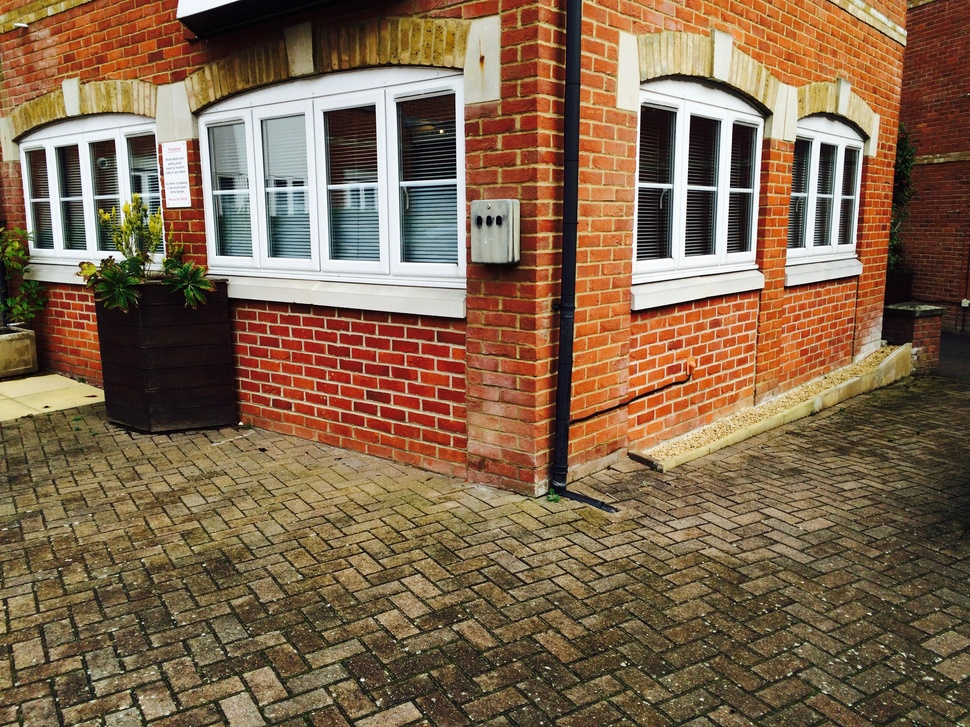
#> input picture images/jpg/walls-l.jpg, 970 x 727 px, shrunk from 3264 x 2448 before the run, found by its file name
$ python 04_harrisCorner.py
#> lines starting #> are read from the running program, lines starting #| are printed output that depends on the picture; after the words box and inside, x2 and y2 are one past the last pixel; in counts of white or black regions, pixels touching at a corner belong together
from PIL import Image
import numpy as np
import matplotlib.pyplot as plt
import math
import scipy.ndimage as snd
from scipy.ndimage import measurements,morphology

def maxmin_norm(I):
    min_image = min(I.flatten())
    Inorm = I-min_image
    max_image = max(Inorm.flatten())
    Inorm = Inorm/max_image
    Inorm = Inorm*255
    return Inorm

im = np.array(Image.open('./images/jpg/walls-l.jpg').convert('L'))
im = np.float32(im)
im = snd.filters.gaussian_filter(im,3)
sy = snd.filters.sobel(im, axis=0, mode='constant')
sx = snd.filters.sobel(im, axis=1, mode='constant')
B1 = np.power(sy,2)
A1 = np.power(sx,2)
C1 = np.multiply(sx,sy)
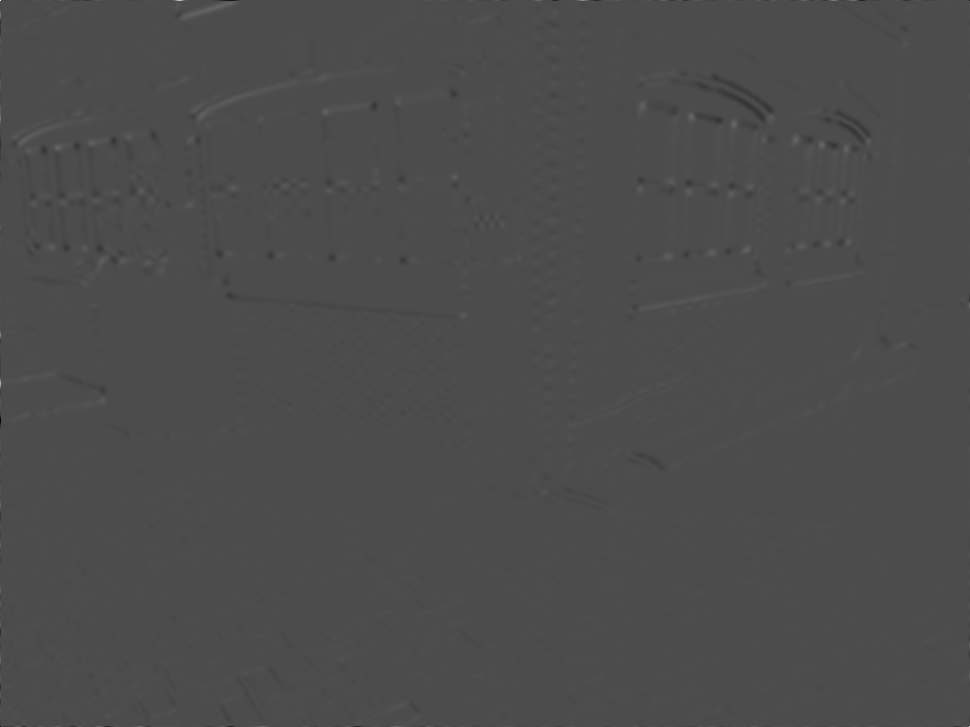
#> C1: shape (727, 970) float32; min -56698.5, max 132114.5, mean -1.4; drawn with min black and max white
A= snd.filters.gaussian_filter(A1,3)
B= snd.filters.gaussian_filter(B1,3)
C= snd.filters.gaussian_filter(C1,3)
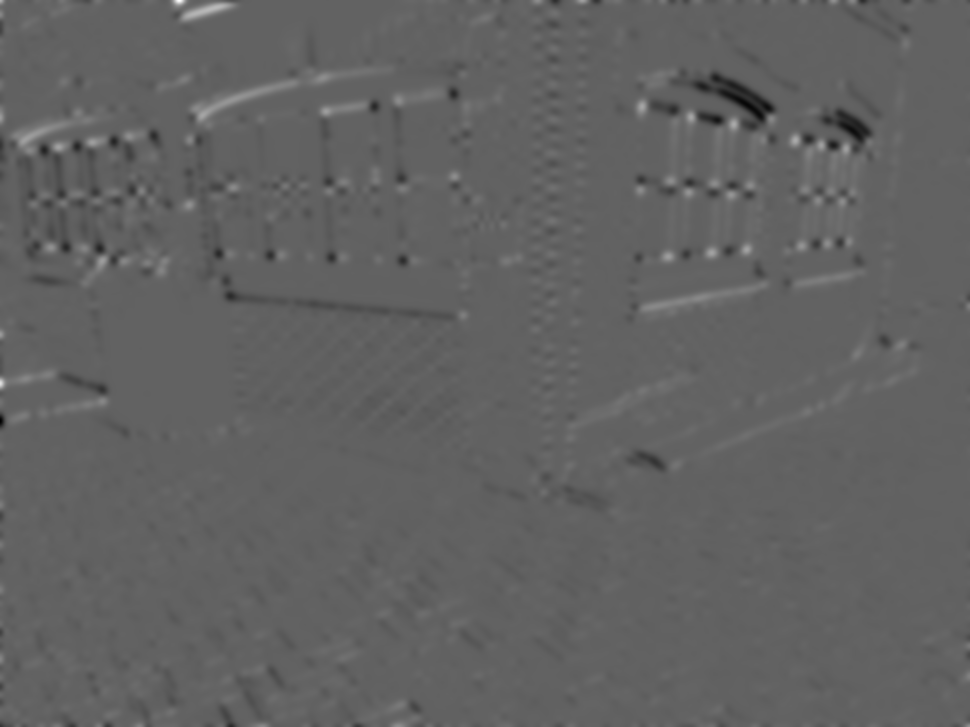
#> C: shape (727, 970) float32; min -11005.1, max 17610.7, mean -1.4; drawn with min black and max white
#C = C.astype(np.uint)
k= 0.05
corner_det = np.multiply(A,B)-np.power(C,2)
corner_trc = A+B
cornerness = corner_det-k*np.power(corner_trc,2)
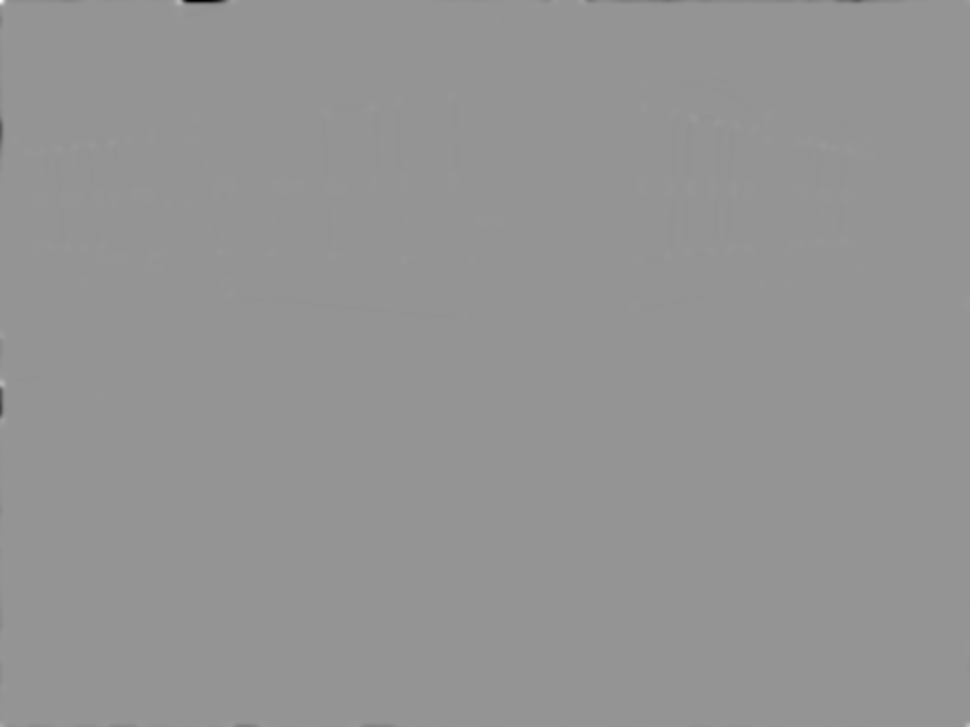
#> cornerness: shape (727, 970) float32; min -3.14e+09, max 2.24e+09, mean -1845104.8; drawn with min black and max white
c_max = cornerness.max()
#> c_max = 2.24e+09
c_thresh = 0.01*c_max
#> c_thresh = 22368089.6
I_cornerness = cornerness>c_thresh
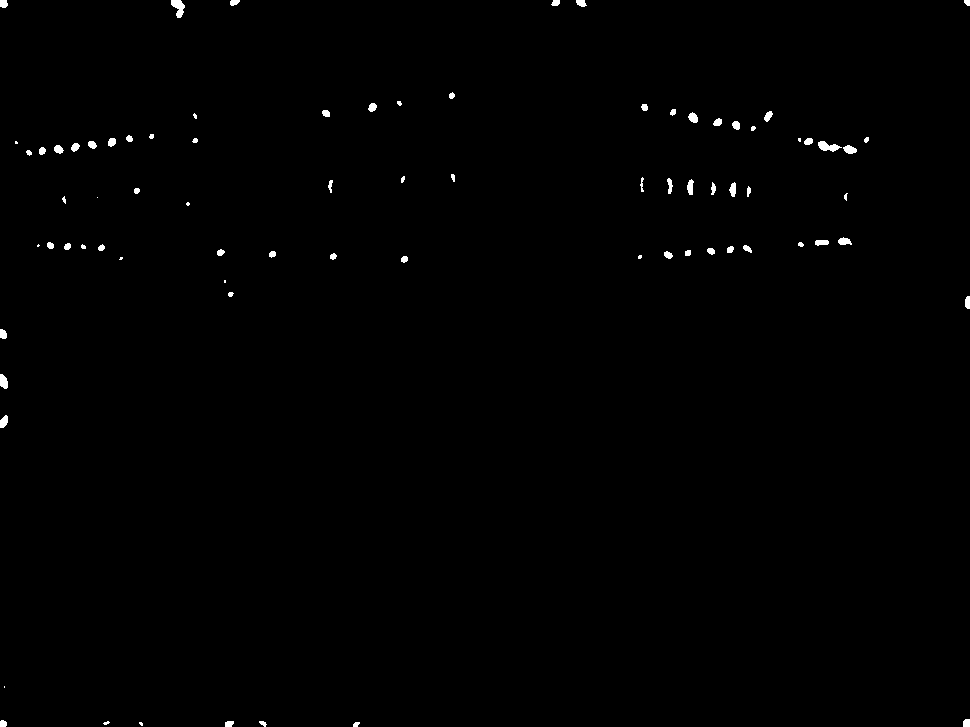
#> I_cornerness: shape (727, 970) bool; 0.47% white; 80 white regions (16 under 20 px), largest, box (x1, y1, x2, y2) and area: (171, 0, 185, 18) 151, (818, 141, 842, 152) 146, (0, 374, 8, 389) 94
# morphology - opening to separate objects better
se = np.array([[ 0, 1, 0],\
               [ 1, 1, 1],\
               [ 0, 1, 0]])
# binarization
se = se>0
I_cornerness_dilated = morphology.binary_dilation\
    (I_cornerness,se,iterations=11)
#> I_cornerness_dilated: shape (727, 970) bool; 4.9% white; 44 white regions, largest, box (x1, y1, x2, y2) and area: (4, 123, 165, 167) 3618, (659, 98, 784, 142) 2852, (656, 167, 762, 208) 2801

im_corner = np.zeros((im.shape[0], im.shape[1],3), dtype='uint8')
im_corner[:,:,0]=im.copy()
im_corner[:,:,1]=im.copy()
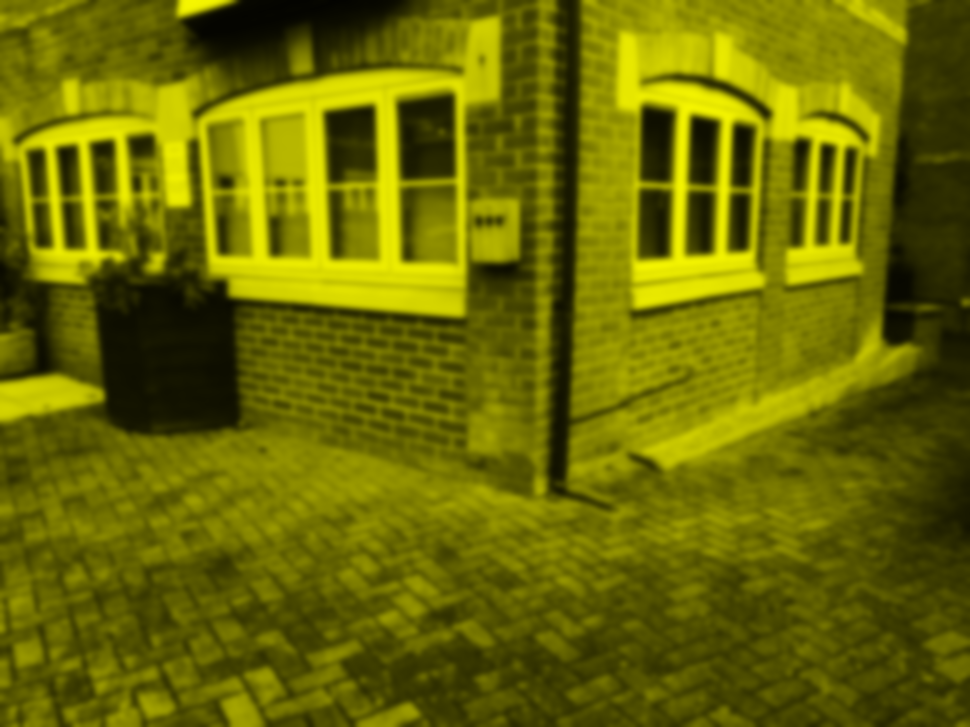
#> im_corner: shape (727, 970, 3); mean of channels 0, 1, 2 106.7, 106.7, 0; drawn as R, G, B
im_corner[:,:,2]=im.copy()

im_corner[I_cornerness_dilated]=[255,0,0]
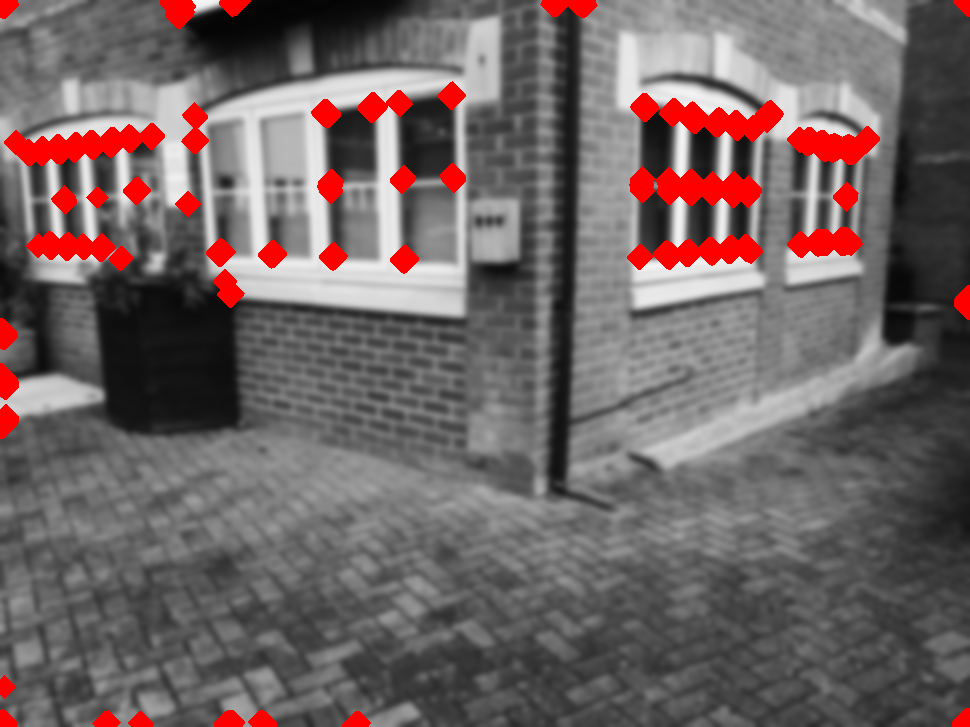
#> im_corner: shape (727, 970, 3); mean of channels 0, 1, 2 112.6, 100.2, 100.2; drawn as R, G, B

fig, (ax1, ax2, ax3) = plt.subplots(nrows=1, ncols=3, figsize=(8, 8),
                                    sharex=True, sharey=True)

ax1.imshow(I_cornerness, cmap=plt.cm.gray)
ax1.axis('off')
ax1.set_title('I_cornerness', fontsize=20)

ax2.imshow(I_cornerness_dilated, cmap=plt.cm.gray)
ax2.axis('off')
ax2.set_title('I_cornerness_open', fontsize=20)

ax3.imshow(im_corner, cmap=plt.cm.gray)
ax3.axis('off')
ax3.set_title('Image', fontsize=20)

fig.tight_layout()

plt.show(block=False)

# display autocorrelation matrix elements
fig, (ax1, ax2, ax3) = plt.subplots(nrows=1, ncols=3, figsize=(8, 8),
                                    sharex=True, sharey=True)

ax1.imshow(maxmin_norm(A), cmap=plt.cm.gray)
#> in maxmin_norm, `min_image = min(I.flatten())`: min_image = 0.0432
#> in maxmin_norm, `max_image = max(Inorm.flatten())`: max_image = 182048.9
ax1.axis('off')
ax1.set_title('A', fontsize=20)

ax2.imshow(maxmin_norm(B), cmap=plt.cm.gray)
ax2.axis('off')
ax2.set_title('B', fontsize=20)

ax3.imshow(maxmin_norm(C), cmap=plt.cm.gray)
ax3.axis('off')
ax3.set_title('C', fontsize=20)

fig.tight_layout()

plt.show()

$ run again, with images/jpg/eiffel2-1.jpg copied over images/jpg/walls-l.jpg
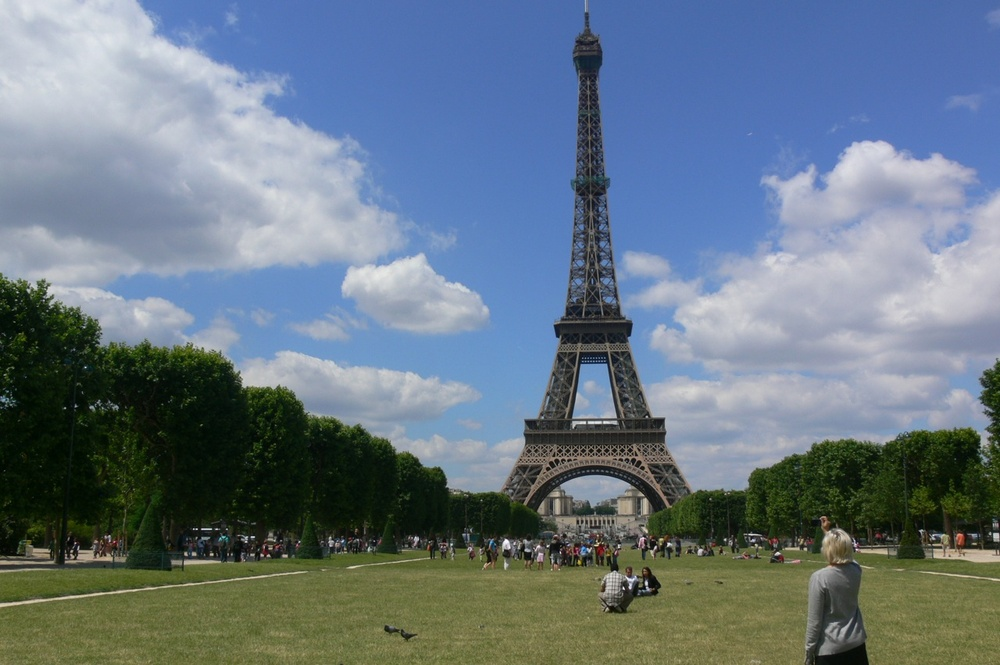
#> input picture images/jpg/eiffel2-1.jpg, 1000 x 665 px, shrunk from 1280 x 851 before the run, found by its file name
#> `C= snd.filters.gaussian_filter(C1,3)`:
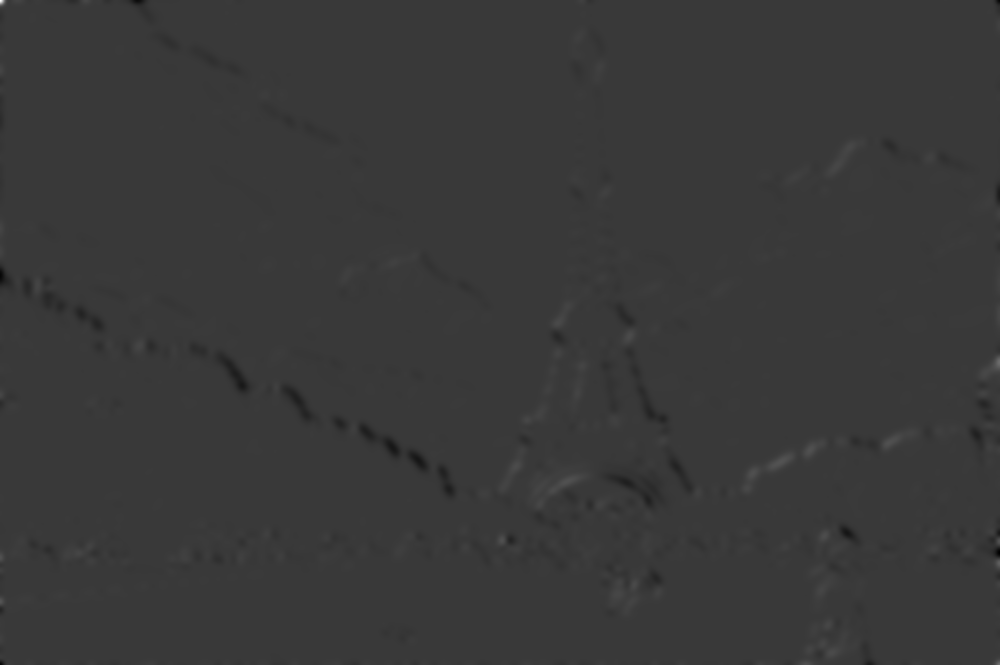
#> C: shape (665, 1000) float32; min -7776.4, max 26663.2, mean -17.1; drawn with min black and max white
#> c_max = 2.22e+10
#> c_thresh = 221650329.6
#> I_cornerness: shape (665, 1000) bool; 0.02% white; 4 white regions, box (x1, y1, x2, y2) and area: (0, 0, 8, 8) 54, (0, 659, 6, 665) 31, (994, 0, 1000, 6) 27, (994, 659, 1000, 665) 26
#> I_cornerness_dilated: shape (665, 1000) bool; 0.12% white; 4 white regions, box (x1, y1, x2, y2) and area: (0, 0, 19, 19) 263, (0, 648, 17, 665) 196, (983, 0, 1000, 17) 181, (983, 648, 1000, 665) 180
#> `im_corner[I_cornerness_dilated]=[255,0,0]`:
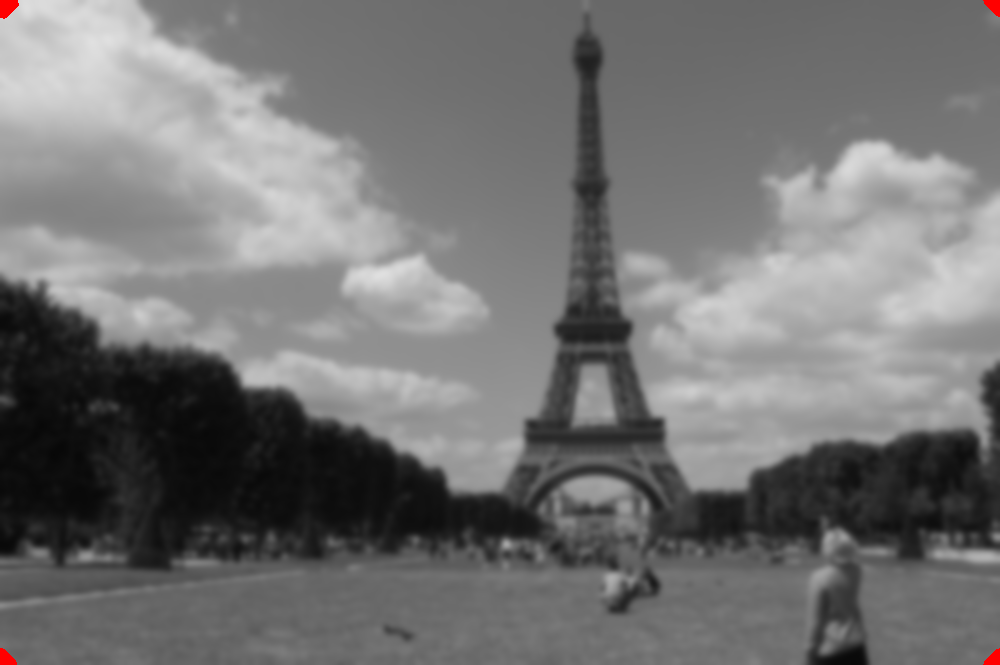
#> im_corner: shape (665, 1000, 3); mean of channels 0, 1, 2 115.6, 115.3, 115.3; drawn as R, G, B
#> min_image = 0.00477
#> max_image = 188067.6
